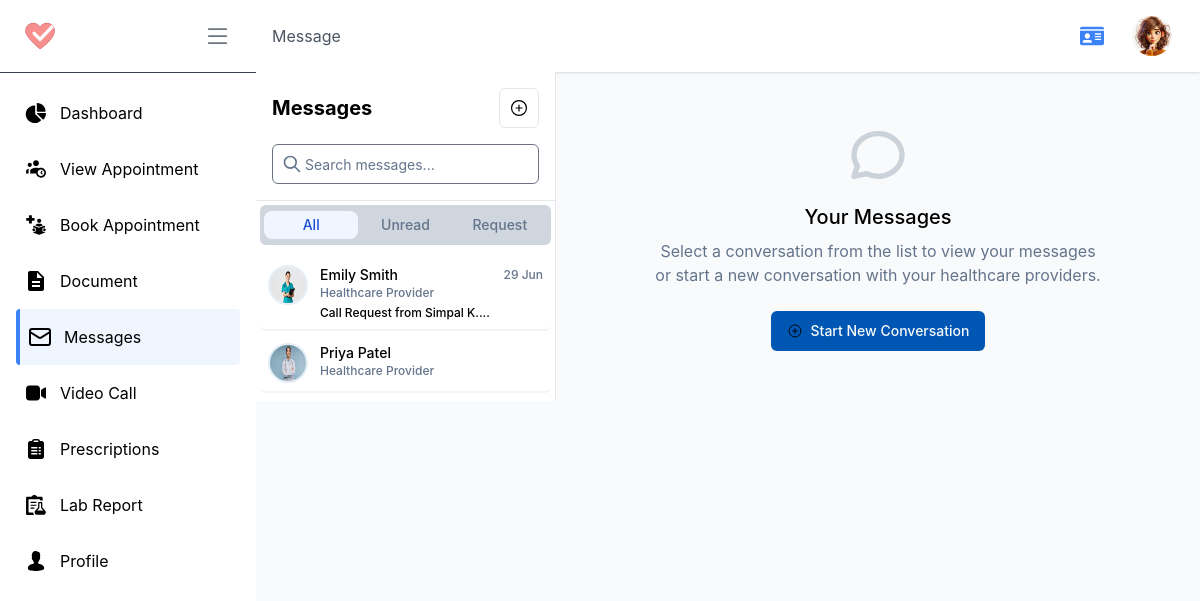
The app's page /p/message/ (signed in), older data.
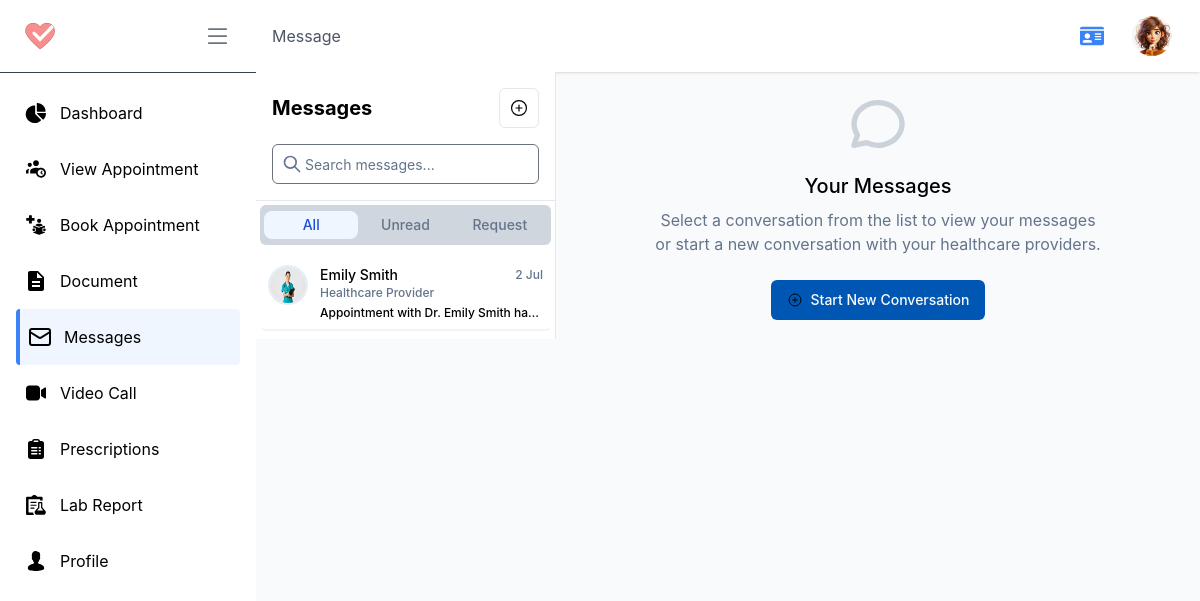
The same page, newer data.
### account/models.py (models this page shows, shortened)
class Conversation(models.Model):
    participants = models.ManyToManyField(Profile, related_name='conversations')
    uuid = models.UUIDField(unique=True, editable=True, null=True, blank=True)
    status_choices = (
        ('initiated', 'Initiated'),
        ('active', 'Active'),
        ('requested', 'Requested'),
        ('rejected', 'Rejected'),
        ('archived', 'Archived'),
        ('deleted', 'Deleted'),
    )
    status = models.CharField(max_length=10, choices=status_choices, default='requested')
    created_at = models.DateTimeField(auto_now_add=True)

class Profile(models.Model):
    user = models.OneToOneField(User, on_delete=models.CASCADE, related_name="profile")
    role = models.CharField(max_length=10, choices=USER_ROLES, default='patient')
    profile_pic = models.ImageField(upload_to='profile_pictures/', default='profile_pictures/default.jpg')
    phone_regex = RegexValidator(regex=r'^\+?1?\d{9,15}$', message="Phone number must be entered in the format: '+999999999'. Up to 15 digits allowed.")
    ph_number = models.CharField(validators=[phone_regex], max_length=16, blank=True) # validators should be a list
    address = models.CharField(max_length=255, blank=True)
    date_of_birth = models.DateField(null=True, blank=True)
    gender = models.CharField(max_length=10, choices=[('male', 'Male'), ('female', 'Female'), ('other', 'Other')], blank=True)
    email_notification = models.BooleanField(default=True)
    sms_notification = models.BooleanField(default=True)
    reminders = models.BooleanField(default=True)
    token = models.CharField(max_length=255, blank=True, null=True)
    token_expiry = models.DateTimeField(null=True, blank=True)
    created_at = models.DateTimeField(auto_now_add=True)
    updated_at = models.DateTimeField(auto_now=True)
    is_active = models.BooleanField(default=True)
    is_verified = models.BooleanField(default=False)

class Message(models.Model):
    conversation = models.ForeignKey(Conversation, on_delete=models.CASCADE, related_name='messages')
    sender       = models.ForeignKey(Profile, on_delete=models.CASCADE, related_name='sent_messages')
    content      = models.TextField()
    file        = models.FileField(upload_to='conversation_files/', blank=True, null=True)
    timestamp    = models.DateTimeField(auto_now_add=True)
    read         = models.BooleanField(default=False)
    message_type_choices = (
        ('call', 'Call'),
        ('appoinment', 'Appoinment'),
        ('text', 'Text'),
        ('started', 'Started'),
        ('notes', 'Notes'),
    )
    message_type = models.CharField(max_length=20, choices=message_type_choices, default='text')
    class Meta:
        ordering = ['timestamp']

### patient/views.py (the view)
# urls.py: path('message/', message, name='message'),
@login_required_with_message(login_url='account:login', message="You need to log in to view your Messages.", only=['patient'])
def message(request: HttpRequest):
    profile : Profile = request.user.profile
    conversations = Conversation.objects.filter(
        participants=profile
    )
    connected_paritcipants = []
    for conversation in conversations:
        conversation.other_participant = conversation.participants.exclude(
            id=profile.id
        ).first()
        if conversation.other_participant:
            connected_paritcipants.append(conversation.other_participant)
        conversation.last_message = conversation.messages.last()
        conversation.has_unread = conversation.messages.filter(
            read=False
        ).exclude(sender=profile).exists()
    connected_ids = [p.id for p in connected_paritcipants]
    connected_ids.append(profile.id)
    if profile.role == 'doctor':
        not_connected_usr = Profile.objects.exclude(id__in=connected_ids).filter(role='patient')
    else:
        not_connected_usr = Profile.objects.exclude(id__in=connected_ids).filter(role='doctor')
    context = {
        'profile': profile,
        'conversations': conversations,
        'not_connected_usr': not_connected_usr,
    }
    return render(request, 'pages/patient/message.html', context)

### account/views.py (called while the page is built)
def login_required_with_message(function=None, login_url=None, message=None, only=None):
    def decorator(view_func):
        @wraps(view_func)
        def _wrapped_view(request, *args, **kwargs):
            if not request.user.is_authenticated:
                if message:
                    messages.warning(request, message)
                return redirect(login_url or 'account:login')
            if only and request.user.profile.role not in only:
                messages.error(request, "You do not have permission to access this page.")
                return redirect(f'{request.user.profile.role}:dashboard')
            return view_func(request, *args, **kwargs)
        return _wrapped_view
    if function:
        return decorator(function)
    return decorator

### home/templatetags/url_resolver.py (called while the page is built)
@register.simple_tag
def role_to_url(role, destination):
    try:
        return reverse(f"{role}:{destination}")
    except NoReverseMatch:
        return "#"  # fallback URL if the view is not found

### templates/pages/patient/message.html (shortened to what the changed rows need)
{% extends "pages/patient/P_base.html" %}
{% load static %}
{% block content %}
<section>
    <div class="grid md:grid-cols-[300px_1fr]">
        <div id="sidebarConvList"
            class="hidden md:flex flex-col border-r h-[calc(100vh-4rem)] w-3/4 md:w-auto  absolute md:relative bg-white z-20">
            <div class="p-4 border-b">
                <div class="flex items-center justify-between mb-4">
                    <h2 class="text-xl font-bold">Messages</h2>
                </div>
            </div>
            <div class="flex-1 overflow-auto">
                <div id="conversation-list" class="space-y-1 px-1 py-2">
                    {% for conversation in conversations %}
                    <button data-status="{{ conversation.status }}"  data-unread="{{ conversation.has_unread }}" data-conversation-id="{{ conversation.id }}" class="conversation-item flex items-start gap-3 p-2 rounded-md w-full text-left transition-colors font-medium border-b-2 border-gray-100 hover:bg-gray-50     ">
                        <div class="relative">
                            <div class="relative flex h-10 w-10 shrink-0 overflow-hidden rounded-full border-2 border-primary/10">
                                <img class="aspect-square h-full w-full conversation-avatar" src=" {{ conversation.other_participant.profile_pic.url }}" alt="{{ conversation.other_participant.user.first_name }}">
                            </div>
                        </div>
                        <div class="flex-1 min-w-0">
                            <div class="flex justify-between items-center">
                                <p class="text-sm font-medium truncate conversation-name">{{ conversation.other_participant.user.first_name }}</p>
                                <span class="text-xs text-muted-foreground">{{ conversation.last_message.timestamp|date:"j M" }}</span>
                            </div>
                            <p class="text-xs text-muted-foreground conversation-role">{{ conversation.other_participant.specialty|default:"Healthcare Provider" }}</p>
                            <p class="text-xs truncate mt-1 last-chat">{{ conversation.last_message.content|truncatechars:50 }}</p>
                        </div>
                    </button>
                    {% empty %}
                    <div class="p-8 text-center text-gray-500">
                        <i class="fas fa-comments text-4xl mb-4"></i>
                        <p>No conversations yet</p>
                    </div>
                    {% endfor %}
                </div>
            </div>
        </div>
    </div>
</section>
{% endblock content %}

Row changes from the older to the newer data that the page shows:
removed Conversation: other_participant.profile_pic (picture), other_participant.user.first_name "Priya Patel", other_participant.specialty "Healthcare Provider"
computed for Conversation "Healthcare Provider": last_message.timestamp "29 Jun" → "2 Jul"; last_message.content "Call Request from Simpal K...." → "Appointment with Dr. Emily Smith ha…"
